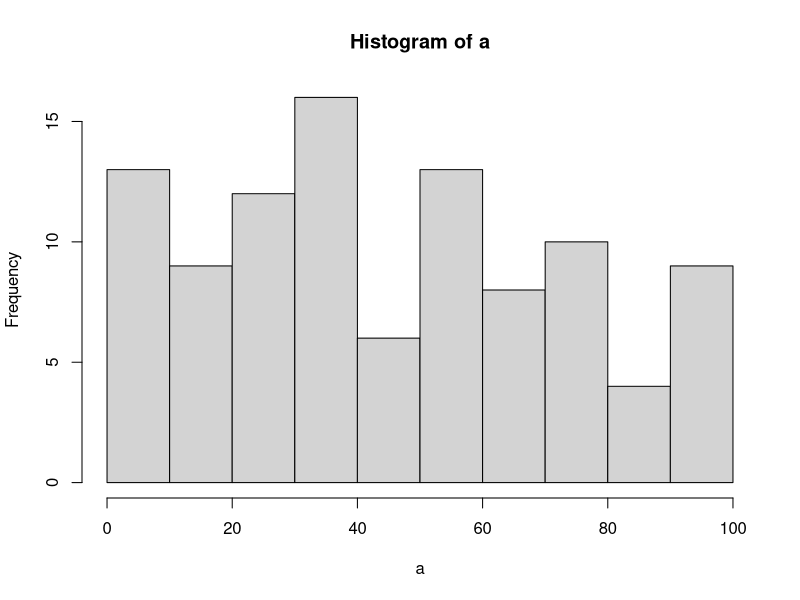

Source code (R):
## ---- chunk 1
knitr::opts_chunk$set(message=FALSE,warning=FALSE, cache=TRUE)
## ---- chunk 2
for(i in 1:100)
  if(i%%3==0){
    print("Fizz")}
  if(i%%5==0){
  print( "Buzz" )}
  if(i%%3==0 && i%%5==0){
  print( "FizzBuzz" )}
## ---- chunk 3
Sent<-" Here I am doing harder problems"
table(unlist(strsplit(Sent,split="")))
## ---- chunk 4
a<-runif(100,0,100)
hist(a)
## ---- chunk 5
e<-c(2,3,1,5,6,8)
e*3
